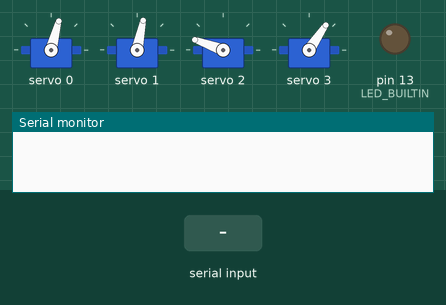
This sketch was run on a simulated Arduino Uno, built with avr-gcc and run on an emulated ATmega328P. On the bench: 4 × servo, output pins drawn as LEDs (lit = HIGH), the last lines printed to the serial monitor. Inputs (shaded band) come from the test bench.

Above: at 1.2 s.
1.3 s: "move_to\n" received over Serial
At 2.3 s:
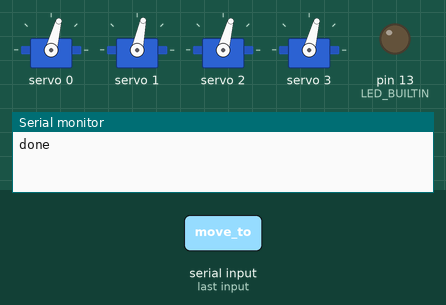
2.8 s: "is_done\n" received over Serial
At 35.2 s:
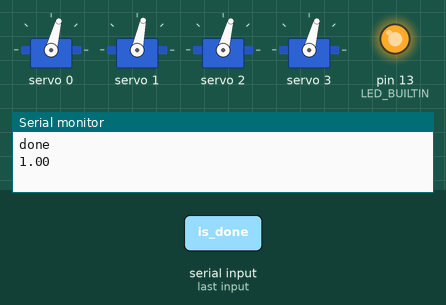
Timing chart, 0 to 35.5 s (numbered marks = the images above; inputs shaded):
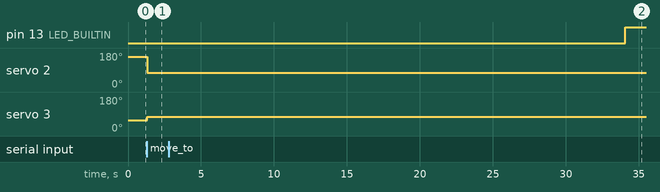

Measured:
- after the input at 1.3 s, servo 2: 160° → 75° at once; servo 3: 56° → 75° at once

The sketch:

servo.ino
```cpp
#include <Wire.h>
#include <Adafruit_PWMServoDriver.h>

// called this way, it uses the default address 0x40
Adafruit_PWMServoDriver pwm = Adafruit_PWMServoDriver();


// calibrations
int SERVO_MIN[] = {450, 435,  90, 90};
int SERVO_MAX[] = { 90,  120, 450, 450};
int limit_low[] = {-45, -90, -90, -90};
int limit_high[]= { 45,  90,  90,  90};

// dimensions:
float pen_h   =  8.4;
float joint_0 = 12.8;
float joint_1 = 10.4;
float joint_2 = 10.7;

// current angles of servos
float current_angles[] = {0, 0, 0, 0};

float target_angles[] = {0, 0, 90, -20}; //this is also the initial position when the robot is turned on
float start_angles[] = {0, 0, 0, 0};
float duration = 0;
int t0 = 0;
int t = 0;

void new_target(float a0, float a1, float a2, float a3, int d){
    start_angles[0] = current_angles[0];
    start_angles[1] = current_angles[1];
    start_angles[2] = current_angles[2];
    start_angles[3] = current_angles[3];

    target_angles[0] = a0;
    target_angles[1] = a1;
    target_angles[2] = a2;
    target_angles[3] = a3;

    duration = max(10, d);
    t0 = millis();
    t = t0;
}


void setup() {
    Serial.begin(19200);

    pinMode(LED_BUILTIN, OUTPUT);

    pwm.begin();
    pwm.setPWMFreq(50);
    delay(10);

    // set_all_angles(0, 0, 0, 0);
}

void loop() {

    // read and execute commands that are coming in
    read_commands();

    // move towards target position
    t = millis();
    // d is a value between 0 and 1 that tells us how far along
    // the duration we are: 0 -> start, 1-> end
    float d = (float)(t - t0) / (float) duration;
    d = min(1.0, d);
    // linear interpolations
    float a0 = (1-d) * start_angles[0] + d * target_angles[0];
    float a1 = (1-d) * start_angles[1] + d * target_angles[1];
    float a2 = (1-d) * start_angles[2] + d * target_angles[2];
    float a3 = (1-d) * start_angles[3] + d * target_angles[3];
    // and set all the angles
    set_all_angles(a0, a1, a2, a3);

    // if(d >= 1){
    //     Serial.println("done");
    // }
}

void read_commands(){
    if(!Serial.available())
        return;

    String command = Serial.readStringUntil('\n');
    String substrings[16];
    for (size_t i = 0; i < 16; i++) {
        substrings[i] = "";
    }

    // split up the command into substrings delimited by spaces
    int pos = command.indexOf(' ', 0);
    int i = 0;
    substrings[i++] = command.substring(0, pos);
    while(pos < command.length()){
        // find next delimiter
        int next_space = command.indexOf(' ', pos+1); // pos+1 to skip over the previous space
        if(next_space == -1)
            next_space = command.indexOf('\n', pos);
        // and chop the command up some more
        substrings[i++] = command.substring(pos, next_space); // pos+1 to skip over the space
        // Serial.println(command.substring(pos+1, next_space));
        pos = next_space;
    }

    // and execute the appropriate command
    if (substrings[0] == "reset") {
        set_all_angles(0, 0, 0, 0);
        Serial.println("done");

    // } else if (substrings[0] == "set") {
    //     int pin = substrings[1].toInt();
    //     int angle = substrings[2].toInt();
    //     go_to_angle(pin, angle);
    //
    // } else if (substrings[0] == "set_all") {
    //     int a0 = substrings[1].toInt();
    //     int a1 = substrings[2].toInt();
    //     int a2 = substrings[3].toInt();
    //     int a3 = substrings[4].toInt();
    //     set_all_angles(a0, a1, a2, a3);

    } else if (substrings[0] == "move_to") {
        float a0 = substrings[1].toFloat();
        float a1 = substrings[2].toFloat();
        float a2 = substrings[3].toFloat();
        float a3 = substrings[4].toFloat();
        int duration = substrings[5].toInt();
        // move_to_smooth(a0, a1, a2, a3, duration);
        new_target(a0, a1, a2, a3, duration);
        Serial.println("done");

    } else if (substrings[0] == "is_done") {
        float d = (float)(t - t0) / (float) duration;
        d = min(1.0, d);
        Serial.println(d);

    } else if (substrings[0] == "get_angle") {
        int n = substrings[1].toInt();
        Serial.println(current_angles[n]);
    }
}

float float_map(float x, float in_min, float in_max, float out_min, float out_max)
{
  return (x - in_min) * (out_max - out_min) / (in_max - in_min) + out_min;
}

void go_to_angle(int pin, float angle) {
    if(angle < limit_low[pin] || angle > limit_high[pin]){
        digitalWrite(LED_BUILTIN, HIGH);
        delay(100);
        return;
    }
    current_angles[pin] = angle;
    digitalWrite(LED_BUILTIN, LOW);
    // int pulse = map(angle, -90, 90, SERVO_MIN[pin], SERVO_MAX[pin]);
    float pulse = float_map(angle, -90, 90, SERVO_MIN[pin], SERVO_MAX[pin]);

    pwm.setPWM(pin, 0, pulse);
}

void set_all_angles(float a0, float a1, float a2, float a3){
    go_to_angle(0, a0);
    go_to_angle(1, a1);
    go_to_angle(2, a2);
    go_to_angle(3, a3);
}
```
